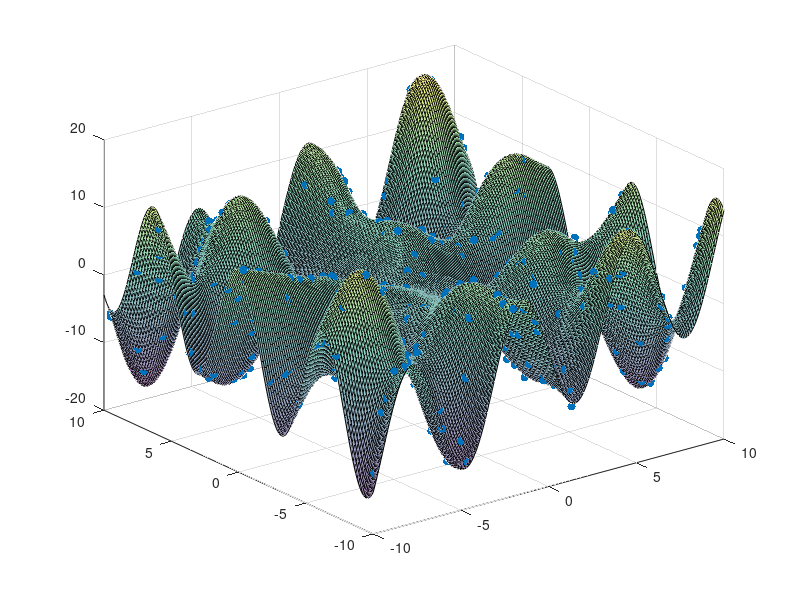

Recreate this plot in MATLAB. (Note: this script raises an error after producing the figure.)
clear; close all; clc;
[X,Y] = meshgrid(-10:.1:10);
Z = Y.*sin(X) - X.*cos(Y);

surf(X,Y,Z,'FaceAlpha',0.5)
hold on;

num_points = 20;

X_sampled = 20*rand(num_points) - 10;
Y_sampled = 20*rand(num_points) - 10;
Z_noisy = Y_sampled.*sin(X_sampled) - X_sampled.*cos(Y_sampled) + rand(num_points) - 0.5;

scatter3(X_sampled(:),Y_sampled(:),Z_noisy(:), 'filled')

sigma = 3.5;
noise_std = 0.2;
signal_std = 6.2;
myrbf = rbf('sigma', sigma, 'sigma_n', noise_std, 'sigma_f', signal_std);

mygp = gaussian_process('kernel', myrbf, 'target', Z_noisy(:), 'reference', [X_sampled(:),Y_sampled(:)]);
mygp.set_data(201, -10, 10, -10, 10);

tic;
x = mygp.optimize('sigma', 'sigma_n','sigma_f');
toc;

mygp.plot;

%% Matlab comparison
sigma0 = 0.2;
kparams0 = [3.5, 6.2];
tic;
gprMdl = fitrgp([X_sampled(:),Y_sampled(:)],Z_noisy(:),'KernelFunction','squaredexponential',...
     'FitMethod','exact','KernelParameters',kparams0,'Sigma',sigma0);
toc;
 
zpred = predict(gprMdl, [X(:),Y(:)]);
figure
surf(X, Y, reshape(zpred,201,[]));

data = [X_sampled(:),Y_sampled(:),Z_noisy(:)];
save('data2d_gp.dat', 'data', '-ascii')
